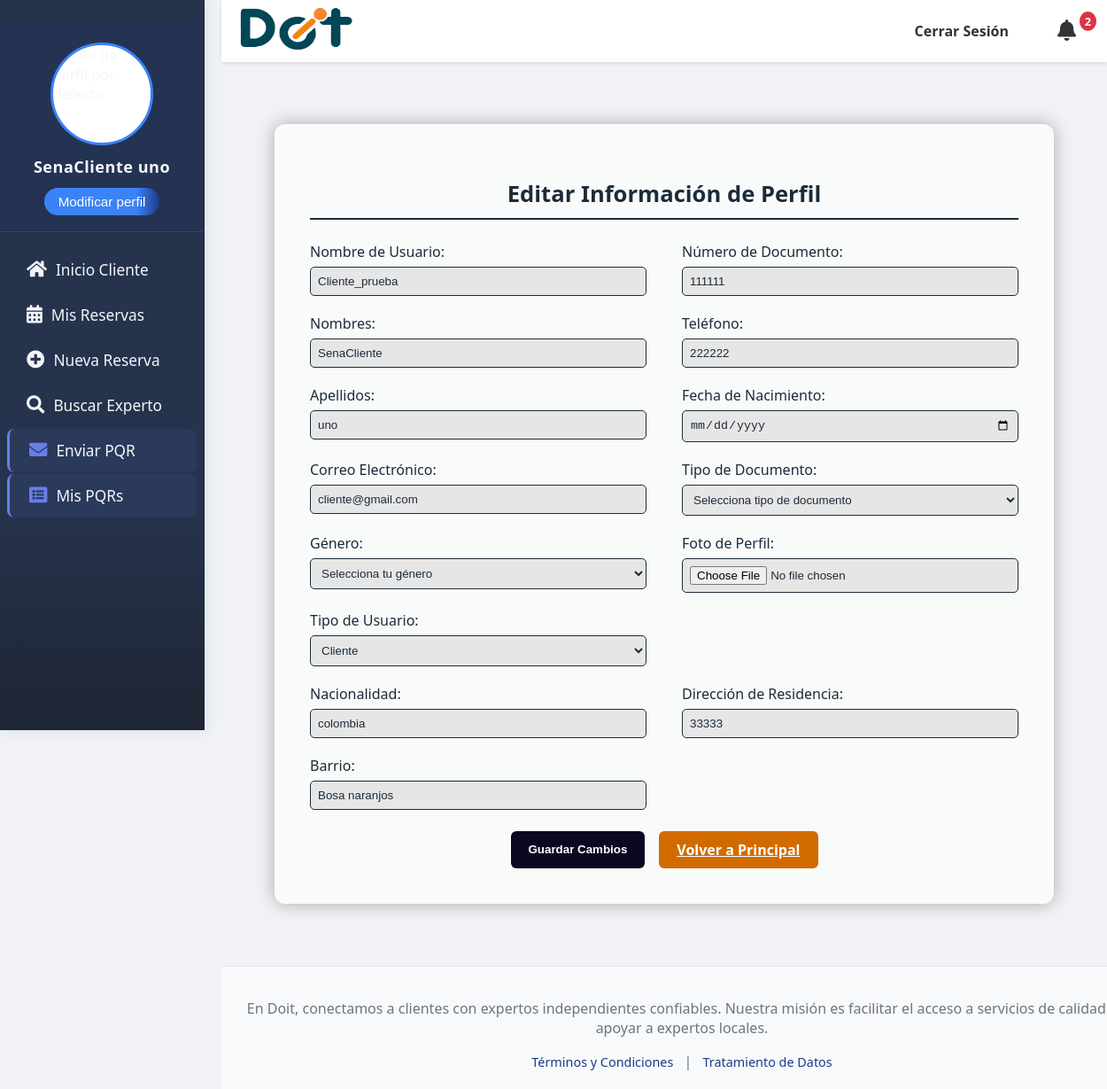
The page /perfil/editar/ (signed in) on the database its author committed.
### doit_app/models.py (models this page shows, shortened)
class CustomUser(AbstractUser):
    tipo_usuario_choices = [
        ('cliente', 'Cliente'),
        ('experto', 'Experto'),
    ]
    estado_aprobacion_choices = [
        ('pendiente', 'Pendiente'),
        ('aprobado', 'Aprobado'),
        ('rechazado', 'Rechazado'),
    ]
    genero = models.ForeignKey(Genero, on_delete=models.SET_NULL, null=True, blank=True, verbose_name="Género")
    tipo_usuario = models.CharField(max_length=20, choices=tipo_usuario_choices, default='cliente', verbose_name="Tipo de Usuario")
    nacionalidad = models.CharField(max_length=100, blank=True, null=True, verbose_name="Nacionalidad")
    numDoc = models.CharField(max_length=100, unique=True, blank=True, null=True, verbose_name="Número de Documento")
    telefono = models.CharField(max_length=20, blank=True, null=True, verbose_name="Teléfono")
    fechaNacimiento = models.DateField(blank=True, null=True, verbose_name="Fecha de Nacimiento")
    foto_perfil = models.ImageField(upload_to='perfil/', null=True, blank=True, verbose_name="Foto de Perfil")
    tipo_documento = models.ForeignKey(TipoDoc, on_delete=models.SET_NULL, null=True, blank=True, verbose_name="Tipo de Documento")
    especialidad = models.ManyToManyField(
        Servicios,
        blank=True,
        verbose_name="Servicios que ofrece el experto"
    )
    direccion = models.CharField(max_length=255, blank=True, null=True, verbose_name="Dirección de Residencia")
    barrio = models.CharField(max_length=100, blank=True, null=True, verbose_name="Barrio")
    documento_identidad_pdf = models.FileField(upload_to='documentos_identidad/', blank=True, null=True, verbose_name="Documento de Identidad (PDF)")
    hoja_vida_file = models.FileField(upload_to='hojas_vida/', null=True, blank=True, verbose_name="Hoja de Vida (PDF)")
    verificado = models.CharField(
        max_length=20,
        choices=[('pendiente', 'Pendiente'), ('aprobado', 'Aprobado'), ('rechazado', 'Rechazado')],
        default='pendiente',
        verbose_name="Estado de verificación del experto"
    )
    aprobado_cliente = models.CharField(
        max_length=20,
        choices=estado_aprobacion_choices,
        default='pendiente',
        verbose_name="Estado de aprobación del cliente"
    )
    class Meta:
        verbose_name = "Usuario Personalizado"
        verbose_name_plural = "Usuarios Personalizados"
        app_label = "doit_app"
    def is_usuario_normal(self):
        return self.tipo_usuario == 'cliente'
    def is_experto(self):
        return self.tipo_usuario == 'experto'

### doit_app/views.py (the view)
# urls.py: path('perfil/editar/', views.editar_perfil_view, name='editar_perfil'),
@login_required
def editar_perfil_view(request):
    user = request.user
    if request.method == 'POST':
        form = PerfilUsuarioForm(request.POST, request.FILES, instance=user)
        if form.is_valid():
            try:
                user_instance = form.save()
                messages.success(request, '✅ ¡Tu perfil ha sido actualizado con éxito!')
                if user_instance.tipo_usuario == 'cliente':
                    return redirect('principal')
                elif user_instance.tipo_usuario == 'experto':
                    return redirect('dashboard_experto')
                else:
                    return redirect('principal')
            except Exception as e:
                messages.error(request, f'Hubo un error al guardar el perfil: {e}')
                print(f"ERROR al guardar el formulario de perfil: {e}")
        else:
            messages.error(request, 'Hubo un error al actualizar tu perfil. Por favor, revisa los datos.')
            print("Errores del formulario:", form.errors)
    else:
        form = PerfilUsuarioForm(instance=user)
    return render(request, 'modificar.html', {'form': form})

### doit_app/templates/modificar.html (shortened to what this page needs)
{% extends "base.html" %}
{% load static %}
{% load widget_tweaks %}
{% block extra_css %}
    <link rel="stylesheet" href="{% static 'css/modificar.css' %}">
{% endblock %}
{% block content %}
<div class="container-perfil-edit">
    <h2 class="titulo-perfil">Editar Información de Perfil</h2>
    <form method="post" enctype="multipart/form-data" class="form-perfil">
        <div class="row">
            <div class="form-group">
                {{ form.username.label_tag }}
                {% render_field form.username class="form-control" %}
            </div>
            <div class="form-group">
                {{ form.numDoc.label_tag }}
                {% render_field form.numDoc class="form-control" %}
            </div>
            <div class="form-group">
                {{ form.first_name.label_tag }}
                {% render_field form.first_name class="form-control" %}
            </div>
            <div class="form-group">
                {{ form.telefono.label_tag }}
                {% render_field form.telefono class="form-control" %}
            </div>
            <div class="form-group">
                {{ form.last_name.label_tag }}
                {% render_field form.last_name class="form-control" %}
            </div>
            <div class="form-group">
                {{ form.fechaNacimiento.label_tag }}
                {% render_field form.fechaNacimiento class="form-control" %}
            </div>
            <div class="form-group">
                {{ form.email.label_tag }}
                {% render_field form.email class="form-control" %}
            </div>
            <div class="form-group">
                {{ form.tipo_documento.label_tag }}
                {% render_field form.tipo_documento class="form-control" %}
            </div>
            <div class="form-group">
                {{ form.genero.label_tag }}
                {% render_field form.genero class="form-control" %}
            </div>
            <div class="form-group">
                {{ form.foto_perfil.label_tag }}
                {% render_field form.foto_perfil class="form-control" %}
            </div>
            <div class="form-group">
                {{ form.tipo_usuario.label_tag }}
                {% render_field form.tipo_usuario class="form-control" %}
            </div>
            <div class="form-group">
            </div>
            <div class="form-group">
                {{ form.nacionalidad.label_tag }}
                {% render_field form.nacionalidad class="form-control" %}
            </div>
            <div class="form-group">
                {{ form.direccion.label_tag }}
                {% render_field form.direccion class="form-control" %}
            </div>
            <div class="form-group">
                {{ form.barrio.label_tag }}
                {% render_field form.barrio class="form-control" %}
            </div>
            <div></div>
        </div>
        <div class="mt-4 d-flex justify-content-center gap-3">
            <button type="submit" class="btn btn-success">Guardar Cambios</button>
            <a href="{% url 'principal' %}" class="btn btn-secondary">Volver a Principal</a>
        </div>
    </form>
</div>
{% endblock %}

### doit_app/templates/base.html (shortened to what this page needs)
<!DOCTYPE html>
<html lang="es">
{% load static %}
<head>
    <link rel="stylesheet" href="{% static 'css/styles.css' %}">
    <link rel="stylesheet" href="{% static 'css/calificaciones.css' %}">
    <link rel="stylesheet" href="https://cdnjs.cloudflare.com/ajax/libs/font-awesome/5.15.4/css/all.min.css">
    {% block extra_css %}
    {% endblock %}
</head>
<body>
    {% if user.is_authenticated and not user.is_staff and not user.is_superuser %}
    <div id="sidebar">
            <div class="perfil-header">
                <div class="perfil-foto-container">
                    {% if user.foto_perfil %}
                        <img src="{{ user.foto_perfil.url }}" alt="Foto de perfil de {{ user.username }}" class="perfil-foto">
                    {% else %}
                        <img src="{% static 'images/default_profile.jpg' %}" alt="Foto de perfil por defecto" class="perfil-foto">
                    {% endif %}
                </div>
                <p class="perfil-nombre">
                    {% if user.first_name and user.last_name %}
                        {{ user.first_name }} {{ user.last_name }}
                    {% elif user.first_name %}
                        {{ user.first_name }}
                    {% elif user.username %}
                        {{ user.username }}
                    {% else %}
                        Usuario Desconocido
                    {% endif %}
                </p>
                <div>
                    <a href="{% url 'editar_perfil' %}">
                        <button class="modificar-perfil-btn">Modificar perfil</button>
                    </a>
                </div>
            </div>
        <ul class="list-unstyled components">
            {% if user.is_authenticated and user.is_usuario_normal and user.aprobado_cliente == 'aprobado' %}
                <li><a href="{% url 'principal' %}"><i class="fas fa-home"></i> Inicio Cliente</a></li>
                <li><a href="{% url 'mis_reservas_cliente' %}"><i class="fas fa-calendar-alt"></i> Mis Reservas</a></li>
                <li><a href="{% url 'reserva' %}"><i class="fas fa-plus-circle"></i> Nueva Reserva</a></li>
                <li><a href="{% url 'busc_experto' %}"><i class="fas fa-search"></i> Buscar Experto</a></li>
                <li><a href="{% url 'pqr' %}"><i class="fas fa-envelope"></i> Enviar PQR</a></li>
                <li><a href="{% url 'mis_pqrs' %}"><i class="fas fa-list-alt"></i> Mis PQRs</a></li>
            {% elif user.is_authenticated and user.is_usuario_normal and user.aprobado_cliente != 'aprobado' %}
                <li><span class="nav-disabled"><i class="fas fa-clock"></i> Pendiente de aprobación</span></li>
            {% endif %}
        </ul>
    </div>
    {% endif %}
    <div id="content-wrapper">
        <header>
            <nav class="navbar navbar-light bg-light">
                <div class="logo">
                    {% if user.is_authenticated %}
                        {% if user.is_usuario_normal %}
                            <a href="{% url 'principal' %}">
                                <img src="{% static 'images/Doit_logo.png' %}" alt="Logo Doit" width="130">
                            </a>
                        {% elif user.is_experto %}
                            <a href="{% url 'dashboard_experto' %}">
                                <img src="{% static 'images/Doit_logo.png' %}" alt="Logo Doit" width="130">
                            </a>
                        {% elif user.is_superuser %}
                            <a href="{% url 'admin_principal' %}">
                                <img src="{% static 'images/Doit_logo.png' %}" alt="Logo Doit" width="130">
                            </a>
                        {% else %}
                            <a href="{% url 'home' %}">
                                <img src="{% static 'images/Doit_logo.png' %}" alt="Logo Doit" width="130">
                            </a>
                        {% endif %}
                    {% else %}
                        <a href="{% url 'home' %}">
                            <img src="{% static 'images/Doit_logo.png' %}" alt="Logo Doit" width="130">
                        </a>
                    {% endif %}
                </div>
                <ul class="nav-links">
                    {% if user.is_authenticated %}
                        <li><a href="{% url 'user_logout' %}">Cerrar Sesión</a></li>
                    {% else %}
                        <li><a href="{% url 'login' %}">Iniciar Sesión</a></li>
                        <li><a href="{% url 'registrarse' %}">Registrarse</a></li>
                    {% endif %}
                    <li style="position:relative;">
                        <a href="{% url 'notificaciones' %}" id="notificaciones-link" style="position:relative;">
                            <i class="fa fa-bell" style="font-size:1.5em;"></i>
                            {% if notificaciones_no_leidas and notificaciones_no_leidas > 0 %}
                                <span id="notificaciones-badge" style="position:absolute;top:-5px;right:-8px;background:#dc3545;color:white;border-radius:50%;padding:2px 6px;font-size:0.8em;">{{ notificaciones_no_leidas }}</span>
                            {% endif %}
                        </a>
                    </li>
                </ul>
            </nav>
        </header>
        <main>
            {% block content %}
            {% endblock %}
        </main>
        <footer>
            <p> En Doit, conectamos a clientes con expertos independientes confiables. Nuestra misión es facilitar el acceso a servicios de calidad y apoyar a expertos locales. </p>
            <div class="footer-links">
                <a href="{% url 'terminos_condiciones' %}">Términos y Condiciones</a> |
                <a href="{% url 'tratamiento_datos' %}">Tratamiento de Datos</a>
            </div>
        </footer>
    </div>
</body>
</html>

### rows shown on the page
CustomUser: first_name "SenaCliente", last_name "uno", username "Cliente_prueba", numDoc "111111", telefono "222222", email "cliente@gmail.com", tipo_documento "Selecciona tipo de documento", genero "Selecciona tu género", tipo_usuario "Cliente", nacionalidad "colombia", direccion "33333", barrio "Bosa naranjos"

### other values the page prints
{{ notificaciones_no_leidas }} "2"
